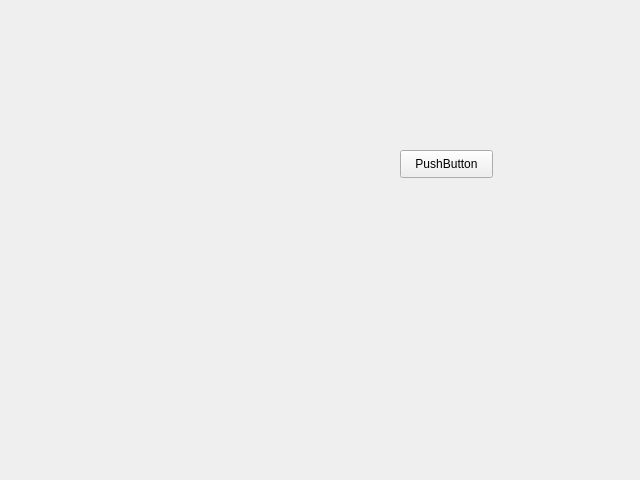
<?xml version="1.0" encoding="UTF-8"?>
<ui version="4.0">
 <class>Form</class>
 <widget class="QWidget" name="Form">
  <property name="geometry">
   <rect>
    <x>0</x>
    <y>0</y>
    <width>640</width>
    <height>480</height>
   </rect>
  </property>
  <property name="windowTitle">
   <string>Form</string>
  </property>
  <widget class="QPushButton" name="sure">
   <property name="geometry">
    <rect>
     <x>400</x>
     <y>150</y>
     <width>93</width>
     <height>28</height>
    </rect>
   </property>
   <property name="text">
    <string>PushButton</string>
   </property>
  </widget>
 </widget>
 <resources/>
 <connections/>
</ui>
